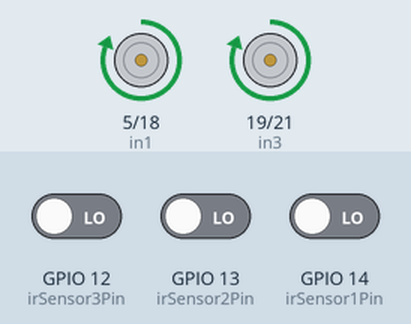
Simulated run of this sketch. Board: ESP32. On the bench: motor-driver pin pairs drawn as motors (green arrow = first pin HIGH = forward, orange = second pin HIGH = backward, longer = more drive). The test bench sets the inputs (shaded band); at power-on: GPIO 12 (irSensor3Pin) LOW, GPIO 14 (irSensor1Pin) LOW, GPIO 13 (irSensor2Pin) LOW. WiFi joins after 1.5 s; servers stay silent unless stated; what the sketch prints to the serial monitor is not drawn.

Above: at 3.2 s.
3.3 s: GPIO 12 (irSensor3Pin) driven HIGH
At 3.7 s:
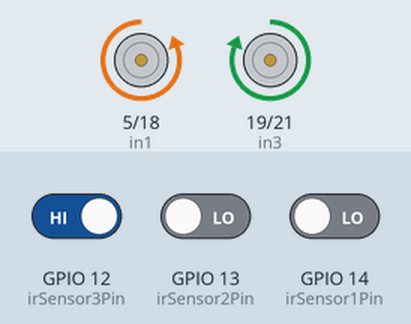
6.3 s: GPIO 14 (irSensor1Pin) driven HIGH
At 6.9 s:
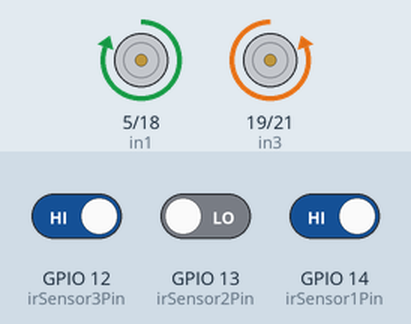
9.3 s: GPIO 14 (irSensor1Pin) driven LOW
12.3 s: GPIO 12 (irSensor3Pin) driven LOW
At 12.7 s:
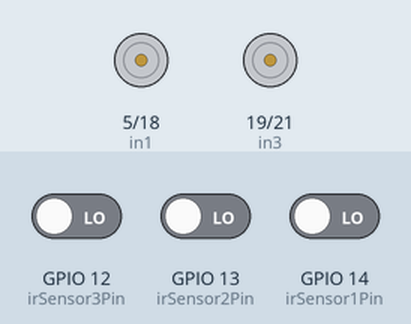
Timing chart, 0 to 15.1 s (numbered marks = the images above; inputs shaded):
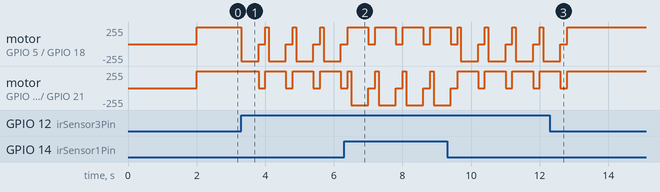

The sketch:

arduino.ino
```cpp
#include <WiFi.h>
#include <WebServer.h>

// Wi-Fi credentials
const char* ssid = "S";
const char* password = "Lolidkwtstpa5";

// Create a web server object
WebServer server(80);

String directionString = "";

// IR sensor pins
const int irSensor1Pin = 14; // Left IR sensor
const int irSensor2Pin = 13; // Middle IR sensor
const int irSensor3Pin = 12; // Right IR sensor

// Motor driver pins (assuming L298N)
const int in1 = 5;
const int in2 = 18;
const int in3 = 19;
const int in4 = 21;

// Function to handle incoming direction commands
void handleDirection() {
  if (server.hasArg("dir")) {
    String direction = server.arg("dir");
    if (direction == "F" && !directionString.endsWith("F")) {
      directionString += "F";
    } else if (direction != "F") {
      directionString += direction;
    }
    Serial.println("Direction received: " + directionString);
  }
  server.send(200, "text/plain", "Direction received");
}

// Function to initialize the motor driver pins
void setupMotors() {
  pinMode(in1, OUTPUT);
  pinMode(in2, OUTPUT);
  pinMode(in3, OUTPUT);
  pinMode(in4, OUTPUT);
}

// Function to move the robot forward
void moveForward() {
  digitalWrite(in1, HIGH);
  digitalWrite(in2, LOW);
  digitalWrite(in3, HIGH);
  digitalWrite(in4, LOW);
}

// Function to move the robot backward
void moveBackward() {
  digitalWrite(in1, LOW);
  digitalWrite(in2, HIGH);
  digitalWrite(in3, LOW);
  digitalWrite(in4, HIGH);
}

// Function to turn the robot left
void turnLeft() {
  digitalWrite(in1, LOW);
  digitalWrite(in2, HIGH);
  digitalWrite(in3, HIGH);
  digitalWrite(in4, LOW);
  delay(500); // Adjust this delay to complete the turn
  stopMotors();
}

// Function to turn the robot right
void turnRight() {
  digitalWrite(in1, HIGH);
  digitalWrite(in2, LOW);
  digitalWrite(in3, LOW);
  digitalWrite(in4, HIGH);
  delay(500); // Adjust this delay to complete the turn
  stopMotors();
}

// Function to stop the motors
void stopMotors() {
  digitalWrite(in1, LOW);
  digitalWrite(in2, LOW);
  digitalWrite(in3, LOW);
  digitalWrite(in4, LOW);
}

// Function to set up the Wi-Fi connection and web server
void setup() {
  Serial.begin(115200);

  // Connect to Wi-Fi
  Serial.println("Connecting to WiFi...");
  WiFi.begin(ssid, password);
  while (WiFi.status() != WL_CONNECTED) {
    delay(1000);
    Serial.println("Connecting...");
  }
  Serial.println("Connected to WiFi");

  // Set up routes
  server.on("/direction", HTTP_POST, handleDirection);

  // Start server
  server.begin();
  Serial.println("HTTP server started");

  // Initialize motor driver
  setupMotors();

  // Initialize IR sensor pins
  pinMode(irSensor1Pin, INPUT);
  pinMode(irSensor2Pin, INPUT);
  pinMode(irSensor3Pin, INPUT);
}

// Function to control the robot's movement based on the directionString and IR sensor input
void loop() {
  server.handleClient();

  // Read IR sensor input
  int irSensor1Value = digitalRead(irSensor1Pin);
  int irSensor2Value = digitalRead(irSensor2Pin);
  int irSensor3Value = digitalRead(irSensor3Pin);

  // If middle sensor detects black tape, read the next direction
  if (irSensor2Value == HIGH && directionString.length() > 0) {
    char direction = directionString.charAt(0);
    directionString.remove(0, 1); // Remove the first character

    switch (direction) {
      case 'F':
        moveForward();
        break;
      case 'B':
        moveBackward();
        break;
      case 'L':
        turnLeft();
        break;
      case 'R':
        turnRight();
        break;
    }
  }

  // If the left or right sensor detects black tape, adjust the robot to keep the black tape under the middle sensor
  if (irSensor1Value == HIGH) {
    // Adjust robot to the right
    turnRight();
    delay(200); // Adjust this delay as needed to align the robot
    moveForward();
  } else if (irSensor3Value == HIGH) {
    // Adjust robot to the left
    turnLeft();
    delay(200); // Adjust this delay as needed to align the robot
    moveForward();
  } else {
    // Continue moving forward if no adjustment is needed
    moveForward();
  }

  delay(100); // Adjust this delay for the main loop
}
```

Measured:
- after the input at 3.3 s, motor on GPIO 5 (in1) / GPIO 18 (in2): forward 255/255 → backward 255/255 at once, then repeats every 0.80 s: stopped 0.20 s, forward 255/255 0.10 s, backward 255/255 0.50 s; motor on GPIO 19 (in3) / GPIO 21 (in4): alternates forward 255/255 for 0.60 s and stopped for 0.20 s, starting after 0.51 s
- after the input at 12.3 s, motor on GPIO 5 (in1) / GPIO 18 (in2), motor on GPIO 19 (in3) / GPIO 21 (in4): goes on until 12.8 s, then stays forward 255/255
